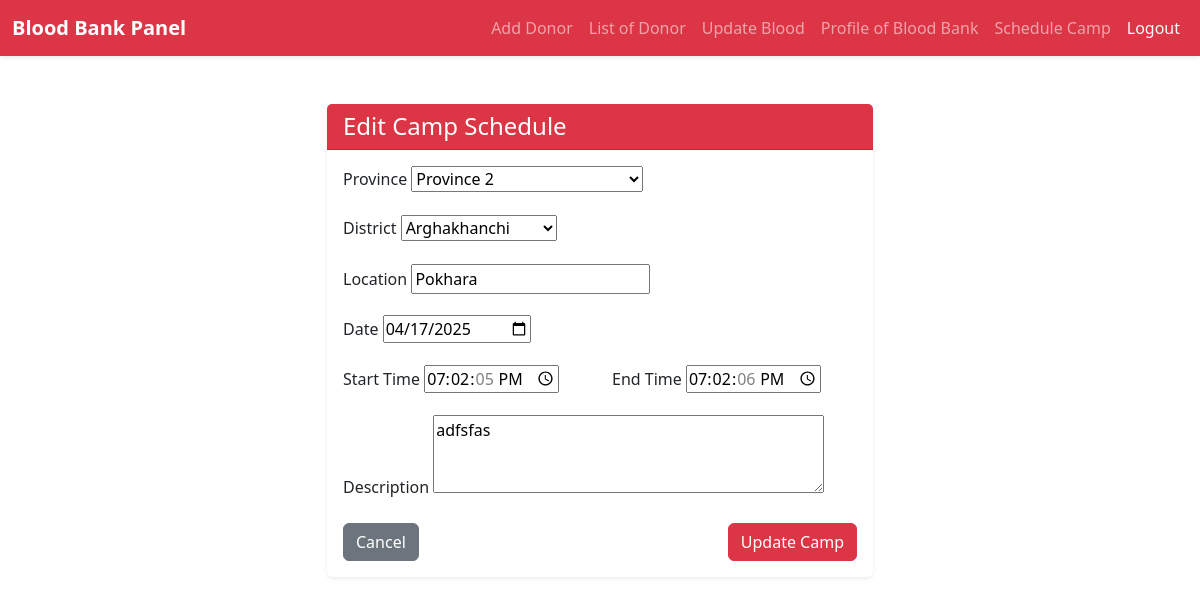
/edit-camp/3/ (signed in), run on the app's committed database.
### core/models.py (models this page shows, shortened)
class CampSchedule(models.Model):
    bloodbank = models.ForeignKey(BloodBankRegistration, on_delete=models.CASCADE, related_name='camps')
    province = models.CharField(max_length=30, choices=PROVINCE_CHOICES)
    district = models.CharField(max_length=30, choices=DISTRICT_CHOICES)
    location = models.CharField(max_length=255)
    schedule_date = models.DateField()
    start_time = models.TimeField()
    end_time = models.TimeField()
    description = models.TextField(blank=True)
    created_at = models.DateTimeField(auto_now_add=True)

### core/views.py (the view)
# urls.py: path('edit-camp/<int:camp_id>/', views.edit_camp, name='edit_camp'),
def edit_camp(request, camp_id):
    user_id = request.session.get('bloodbank_user_id')
    if not user_id:
        return redirect('raktasewa_login')
    bloodbank = BloodBankRegistration.objects.get(id=user_id)
    camp = get_object_or_404(CampSchedule, id=camp_id, bloodbank=bloodbank)
    if request.method == 'POST':
        form = CampScheduleForm(request.POST, instance=camp)
        if form.is_valid():
            form.save()
            return redirect('camp_schedules')
    else:
        form = CampScheduleForm(instance=camp)
    return render(request, 'edit_camp.html', {
        'form': form,
        'camp': camp
    })

### core/forms.py
class CampScheduleForm(forms.ModelForm):
    class Meta:
        model = CampSchedule
        fields = ['bloodbank', 'province', 'district', 'location', 'schedule_date', 'start_time', 'end_time', 'description']
        widgets = {
            'schedule_date': forms.DateInput(attrs={'type': 'date'}),
            'start_time': forms.TimeInput(attrs={'type': 'time'}),
            'end_time': forms.TimeInput(attrs={'type': 'time'}),
            'description': forms.Textarea(attrs={'rows': 3}),
        }

### templates/edit_camp.html (shortened to what this page needs)
{% extends 'base2.html' %}
{% load static %}
{% block extra_head %}
  <link rel="stylesheet" href="{% static 'css/camp_schedules.css' %}">
{% endblock %}
{% block content %}
<div class="container my-5">
  <div class="row">
    <div class="col-md-6 mx-auto">
      <div class="card shadow-sm">
        <div class="card-header bg-danger text-white">
          <h4 class="mb-0">Edit Camp Schedule</h4>
        </div>
        <div class="card-body">
          <form method="post" action="{% url 'edit_camp' camp.id %}" enctype="multipart/form-data">
            <div class="mb-3">
              <label for="{{ form.province.id_for_label }}" class="form-label">Province</label>
              {{ form.province }}
            </div>
            <div class="mb-3">
              <label for="{{ form.district.id_for_label }}" class="form-label">District</label>
              {{ form.district }}
            </div>
            <div class="mb-3">
              <label for="{{ form.location.id_for_label }}" class="form-label">Location</label>
              {{ form.location }}
            </div>
            <div class="mb-3">
              <label for="{{ form.schedule_date.id_for_label }}" class="form-label">Date</label>
              {{ form.schedule_date }}
            </div>
            <div class="row">
              <div class="col-md-6 mb-3">
                <label for="{{ form.start_time.id_for_label }}" class="form-label">Start Time</label>
                {{ form.start_time }}
              </div>
              <div class="col-md-6 mb-3">
                <label for="{{ form.end_time.id_for_label }}" class="form-label">End Time</label>
                {{ form.end_time }}
              </div>
            </div>
            <div class="mb-3">
              <label for="{{ form.description.id_for_label }}" class="form-label">Description</label>
              {{ form.description }}
            </div>
            <div class="d-flex justify-content-between">
              <a href="{% url 'camp_schedules' %}" class="btn btn-secondary">Cancel</a>
              <button type="submit" class="btn btn-danger">Update Camp</button>
            </div>
          </form>
        </div>
      </div>
    </div>
  </div>
</div>
{% endblock %}

### static/css/camp_schedules.css (style rules this page uses)
.card { border: none; margin-bottom: 1.5rem; }
.card-header { background-color: #dc3545; color: white; }
.card-header h4 { margin-bottom: 0; }
.form-label { font-weight: 500; }
.btn-danger { background-color: #dc3545; border-color: #dc3545; }

### data on the page
CampSchedule: province "Province 2", district "Arghakhanchi", location "Pokhara", schedule_date "04/17/2025", start_time "19:02:05", end_time "19:02:06", description "adfsfas"
